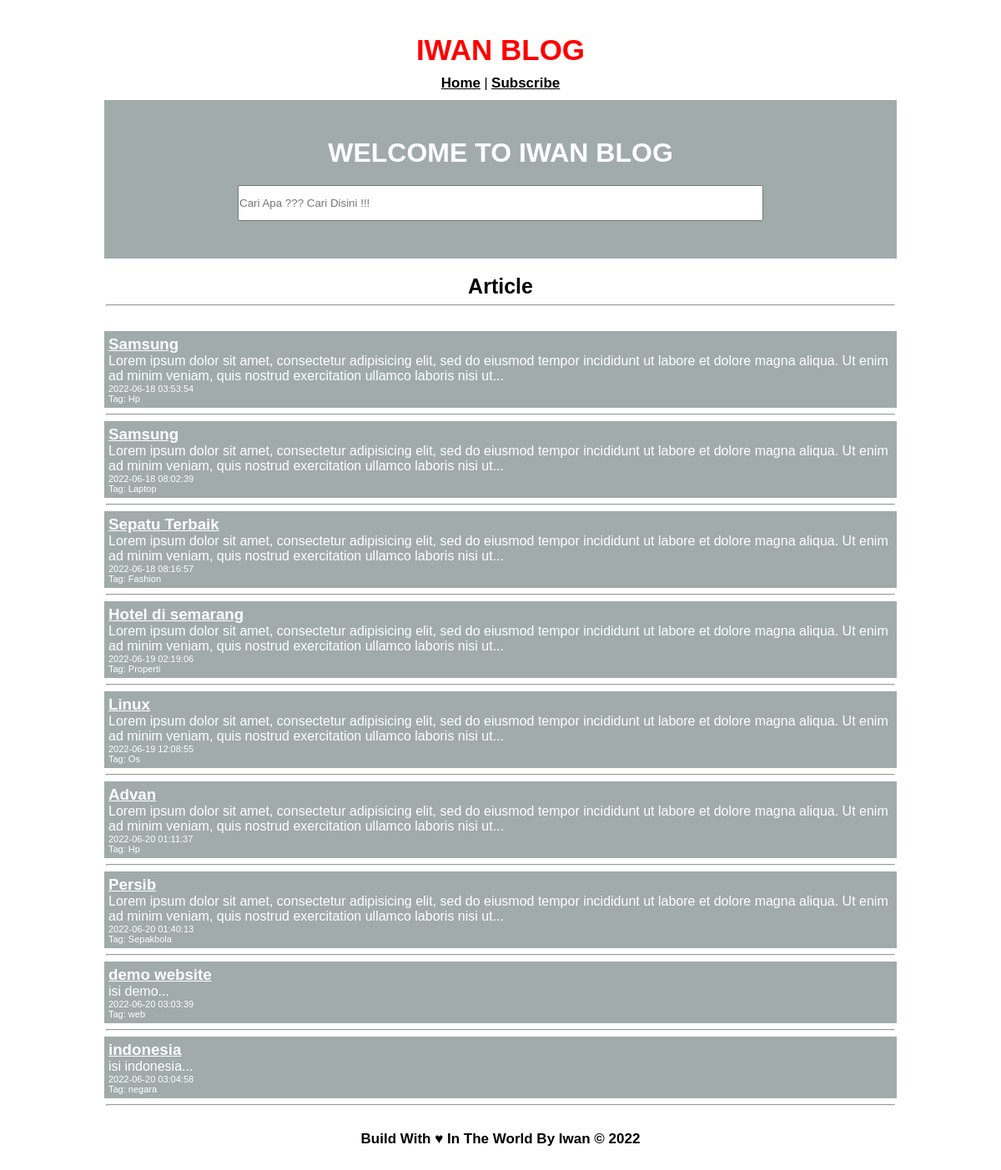
The page / on the database its author committed.
### tables this page shows
CREATE TABLE `blog` (
  `id` int(11) NOT NULL,
  `judul` varchar(300) NOT NULL,
  `isi` varchar(10000) NOT NULL,
  `waktu` timestamp NOT NULL DEFAULT current_timestamp(),
  `tag` varchar(20) NOT NULL
);

### users_function/blog.php (called while the page is built, shortened)
<?php
function tampikan(){
	$query = "SELECT * FROM blog";
	return result($query);
}
function result($query){
	global $link;
	if($result = mysqli_query($link, $query) or die ('gagal menampilkan data')){
		return $result;
	}
}
function excerpt($string){
	$string = substr($string, 0, 199);
	return $string . "...";
}
?>

### index.php (the view, shortened to what this page needs)
<?php
$articles = tampikan();
require_once "users_view/header.php";
?>
<div class="jumbotron">
	<h1>WELCOME TO IWAN BLOG</h1>
	<form action="" method="get">
		<input type="search" name="cari" placeholder="Cari Apa ??? Cari Disini !!!"></input>
	</form>
</div>
<p style="text-align: center; font-weight: bold; font-size: 25px;">Article</p><hr><br>
<?php while($row = mysqli_fetch_assoc($articles)):?>
	<div class="each_article">
		<h3><a href="single.php?id=<?= $row['id']; ?>"><?= $row['judul']; ?></a></h3>
		<p>
			<?= excerpt($row['isi']); ?>
		</p>
		<p class="waktu"> <?= $row['waktu']; ?> </p>
		<p class="tag"> Tag: <?= $row['tag']; ?> </p>
	</div> <hr>
<?php endwhile ?>
<?php require_once "users_view/footer.php"; ?>

### users_view/header.php (shortened to what this page needs)
<head>
	<link rel="stylesheet" href="users_view/style.css">
</head>
<div class="logo">
	<a href="index.php">
		<p>IWAN BLOG</p>
	</a>
</div>
<div id="menu">
	<a href="index.php">Home</a> |
	<a href="subscribe.php">Subscribe</a>
</div>

### users_view/footer.php
<div class="footer">
	<p>	Build With &hearts; In The World By Iwan &copy 2022 </p>
</div>

### users_view/style.css (style rules this page uses)
* { margin: 0; padding: 0; font-family: sans-serif; }
h1 { margin: 20px; }
.logo p { font-size: 35px; text-align: center; font-weight: bold; color: red; }
.logo a { text-decoration: none; }
.jumbotron { background-color: rgb(160, 171, 170); color: white; text-align: center; padding: 25px; margin: 5px; margin-bottom: 19px; }
.jumbotron input { width: 70%; height: 6%; margin-bottom: 20px; }
hr { margin: 7px; }
.each_article { background-color: rgb(160, 171, 170); color: white; padding: 5px; margin: 5px; }
.each_article a { color: white; }
.waktu, .tag { font-size: 11px; }
#menu { margin: 10px 0; text-align: center; }
#menu a { font-size: 17px; color: black; font-weight: bold; }
.footer { margin-top: 30px; text-align: center; font-size: 17px; font-weight: bold; }

### rows shown on the page
blog: judul "Samsung", isi "Lorem ipsum dolor sit amet, consectetur adipisicing elit, sed do eiusmod tempor incididunt ut labore et dolore magna aliqua. Ut enim ad minim veniam, quis nostrud exercitation ullamco laboris nisi ut...", waktu "2022-06-18 03:53:54", tag "Hp"
blog: judul "Samsung", isi "Lorem ipsum dolor sit amet, consectetur adipisicing elit, sed do eiusmod tempor incididunt ut labore et dolore magna aliqua. Ut enim ad minim veniam, quis nostrud exercitation ullamco laboris nisi ut...", waktu "2022-06-18 08:02:39", tag "Laptop"
blog: judul "Sepatu Terbaik", isi "Lorem ipsum dolor sit amet, consectetur adipisicing elit, sed do eiusmod tempor incididunt ut labore et dolore magna aliqua. Ut enim ad minim veniam, quis nostrud exercitation ullamco laboris nisi ut...", waktu "2022-06-18 08:16:57", tag "Fashion"
blog: judul "Hotel di semarang", isi "Lorem ipsum dolor sit amet, consectetur adipisicing elit, sed do eiusmod tempor incididunt ut labore et dolore magna aliqua. Ut enim ad minim veniam, quis nostrud exercitation ullamco laboris nisi ut...", waktu "2022-06-19 02:19:06", tag "Properti"
blog: judul "Linux", isi "Lorem ipsum dolor sit amet, consectetur adipisicing elit, sed do eiusmod tempor incididunt ut labore et dolore magna aliqua. Ut enim ad minim veniam, quis nostrud exercitation ullamco laboris nisi ut...", waktu "2022-06-19 12:08:55", tag "Os"
blog: judul "Advan", isi "Lorem ipsum dolor sit amet, consectetur adipisicing elit, sed do eiusmod tempor incididunt ut labore et dolore magna aliqua. Ut enim ad minim veniam, quis nostrud exercitation ullamco laboris nisi ut...", waktu "2022-06-20 01:11:37", tag "Hp"
blog: judul "Persib", isi "Lorem ipsum dolor sit amet, consectetur adipisicing elit, sed do eiusmod tempor incididunt ut labore et dolore magna aliqua. Ut enim ad minim veniam, quis nostrud exercitation ullamco laboris nisi ut...", waktu "2022-06-20 01:40:13", tag "Sepakbola"
blog: judul "demo website", isi "isi demo...", waktu "2022-06-20 03:03:39", tag "web"
blog: judul "indonesia", isi "isi indonesia...", waktu "2022-06-20 03:04:58", tag "negara"
